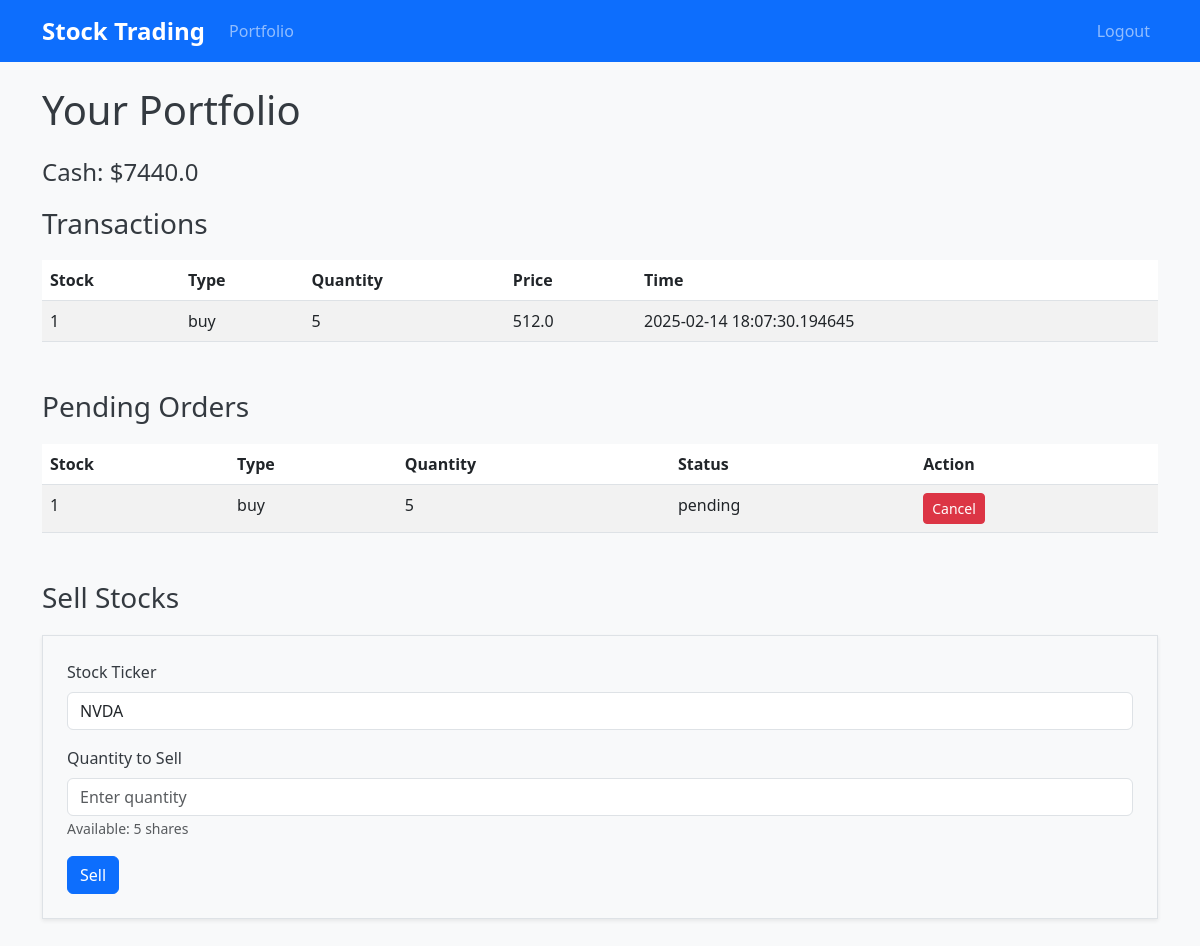
Page /portfolio (signed in) on the committed database.
### models.py (models this page shows)
class User(UserMixin, db.Model):
    id = db.Column(db.Integer, primary_key=True)
    full_name = db.Column(db.String(100), nullable=False)
    username = db.Column(db.String(50), unique=True, nullable=False)
    email = db.Column(db.String(100), unique=True, nullable=False)
    password = db.Column(db.String(100), nullable=False)
    cash = db.Column(db.Float, default=0)

class Transaction(db.Model):
    id = db.Column(db.Integer, primary_key=True)
    user_id = db.Column(db.Integer, db.ForeignKey('user.id'))
    stock_id = db.Column(db.Integer, db.ForeignKey('stock.id'))
    quantity = db.Column(db.Integer, nullable=False)
    price = db.Column(db.Float, nullable=False)
    type = db.Column(db.String(10), nullable=False)
    timestamp = db.Column(db.DateTime, default=datetime.utcnow)

class Order(db.Model):
    id = db.Column(db.Integer, primary_key=True)
    user_id = db.Column(db.Integer, db.ForeignKey('user.id'))
    stock_id = db.Column(db.Integer, db.ForeignKey('stock.id'))
    quantity = db.Column(db.Integer, nullable=False)
    type = db.Column(db.String(10), nullable=False)
    status = db.Column(db.String(20), default='pending')

### app.py (the view)
@app.route('/portfolio')
@login_required
def portfolio():
    transactions = Transaction.query.filter_by(user_id=current_user.id).all()
    orders = Order.query.filter_by(user_id=current_user.id, status='pending').all()
    holdings_dict = {}
    for txn in transactions:
        stock = Stock.query.get(txn.stock_id)
        if stock:
            holdings_dict.setdefault(stock.id, {'ticker': stock.ticker, 'quantity': 0})
            if txn.type == 'buy':
                holdings_dict[stock.id]['quantity'] += txn.quantity
            elif txn.type == 'sell':
                holdings_dict[stock.id]['quantity'] -= txn.quantity
    portfolio_holdings = []
    for stock_id, data in holdings_dict.items():
        if data['quantity'] > 0:
            portfolio_holdings.append({
                'id': stock_id,
                'ticker': data['ticker'],
                'quantity': data['quantity']
            })
    return render_template('portfolio.html',
                           transactions=transactions,
                           orders=orders,
                           cash=current_user.cash,
                           portfolio=portfolio_holdings)

### app.py (called while the page is built)
@login_manager.user_loader
def load_user(user_id):
    return User.query.get(int(user_id))

### templates/portfolio.html (shortened to what this page needs)
{% extends 'base.html' %}
{% block content %}
<h1 class="mb-4">Your Portfolio</h1>
<div class="mb-3">
  <h4>Cash: ${{ cash }}</h4>
</div>
<div class="mb-5">
  <h3>Transactions</h3>
  <table class="table table-striped table-hover">
    <thead>
      <tr>
        <th scope="col">Stock</th>
        <th scope="col">Type</th>
        <th scope="col">Quantity</th>
        <th scope="col">Price</th>
        <th scope="col">Time</th>
      </tr>
    </thead>
    <tbody>
      {% for txn in transactions %}
      <tr>
        <td>{{ txn.stock_id }}</td>
        <td>{{ txn.type }}</td>
        <td>{{ txn.quantity }}</td>
        <td>{{ txn.price }}</td>
        <td>{{ txn.timestamp }}</td>
      </tr>
      {% endfor %}
    </tbody>
  </table>
</div>
<div class="mb-5">
  <h3>Pending Orders</h3>
  <table class="table table-striped table-hover">
    <thead>
      <tr>
        <th scope="col">Stock</th>
        <th scope="col">Type</th>
        <th scope="col">Quantity</th>
        <th scope="col">Status</th>
        <th scope="col">Action</th>
      </tr>
    </thead>
    <tbody>
      {% for order in orders %}
      <tr>
        <td>{{ order.stock_id }}</td>
        <td>{{ order.type }}</td>
        <td>{{ order.quantity }}</td>
        <td>{{ order.status }}</td>
        <td>
          <a class="btn btn-sm btn-danger" href="{{ url_for('cancel_order', order_id=order.id) }}">Cancel</a>
        </td>
      </tr>
      {% endfor %}
    </tbody>
  </table>
</div>
<div class="mb-5">
  <h3>Sell Stocks</h3>
  <form action="{{ url_for('sell') }}" method="post" class="border p-4 shadow-sm bg-light">
    <div class="mb-3">
      <label class="form-label">Stock Ticker</label>
      <select name="stock_id" id="stockSelect" class="form-control">
        {% for holding in portfolio %}
          <option value="{{ holding.id }}" data-quantity="{{ holding.quantity }}">{{ holding.ticker }}</option>
        {% endfor %}
      </select>
    </div>
    <div class="mb-3">
      <label class="form-label">Quantity to Sell</label>
      <input type="number" name="quantity" id="quantityInput" class="form-control" min="0" placeholder="Enter quantity">
      <small id="availableMsg" class="form-text text-muted"></small>
    </div>
    <button type="submit" class="btn btn-primary">Sell</button>
  </form>
</div>
{% endblock %}

### static/styles.css (style rules this page uses)
body { font-family: 'Segoe UI', Tahoma, Geneva, Verdana, sans-serif; background-color: #f8f9fa; color: #343a40; }
h1, h2, h3, h4, h5, h6 { margin-top: 20px; margin-bottom: 20px; }
table { margin-bottom: 20px; }

### rows in the picture
User: cash "7440.0"
Transaction: stock_id "1", type "buy", quantity "5", price "512.0", timestamp "2025-02-14 18:07:30.194645"
Order: stock_id "1", type "buy", quantity "5", status "pending"

### other values in the picture
form field stock_id "NVDA"
